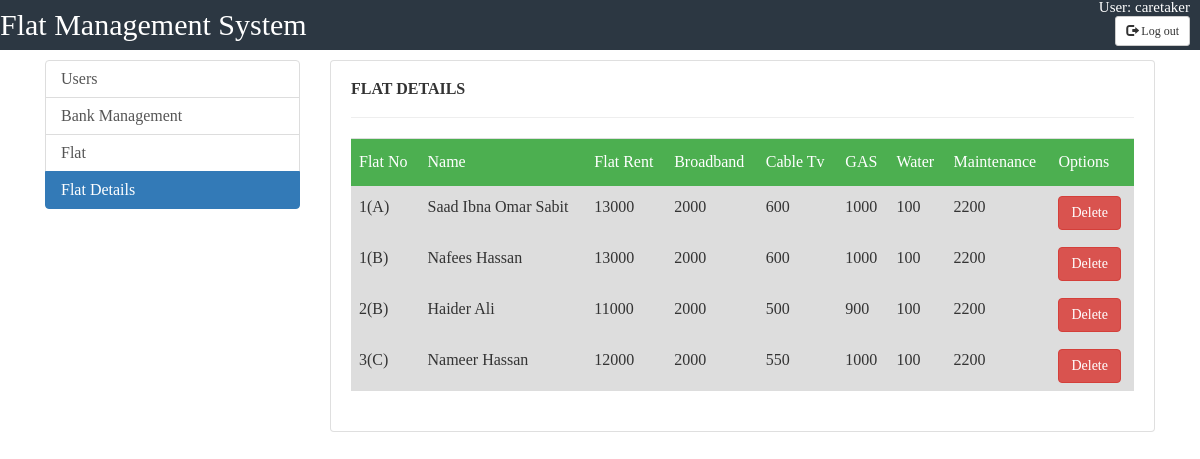
Screenshot of /admin/Flat_details.php (signed in) with the database file from the repository.
### tables this page shows
CREATE TABLE `flat` (
  `id` int(25) NOT NULL,
  `flat_no` varchar(100) NOT NULL,
  `user_id` int(11) NOT NULL,
  `tenantname` varchar(100) NOT NULL,
  `flatrent` int(100) NOT NULL,
  `broadband` int(100) NOT NULL,
  `cabletv` int(100) NOT NULL,
  `gas` int(100) NOT NULL,
  `water` int(100) NOT NULL,
  `maintenance` int(100) NOT NULL
);

### admin/Flat_details.php (the view, shortened to what this page needs)
<?php
include_once("../includes/db.php");
$result = mysqli_query($con, "SELECT * FROM flat ORDER BY  	flat_no ASC");
?>
<!doctype html>
<html>
<head>
	<link href="//maxcdn.bootstrapcdn.com/bootstrap/4.1.1/css/bootstrap.min.css" rel="stylesheet" id="bootstrap-css">
	<link rel="stylesheet" href="../css/table.css">
	<link rel="stylesheet" href="https://maxcdn.bootstrapcdn.com/bootstrap/3.3.7/css/bootstrap.min.css">
	<link rel="stylesheet" href="../css/user.css">
</head>
<body>
	<div class="header">
		<div class="logo">
			<ul>
				<li id="logo">Flat Management System</li>
				<li id="user">User:
					<?php echo $_SESSION['u_id'];?>
				</li><br>
				<form action="admin.php" method="post">
				<li id="button"><button  name="logout" type="submit" class="btn btn-default btn-sm">
          <span class="glyphicon glyphicon-log-out"></span> Log out
        </button>
				</li>
				</form>
			</ul>
		</div>
	</div>
	<div class="container">
		<div class="row">
			<div class="col-md-3">
				<div class="list-group ">
					<a href="admin.php" class="list-group-item list-group-item-action">Users</a>
					<a href="../bank/accounts.php" class="list-group-item list-group-item-action">Bank Management</a>
					<a href="flat_add_edit.php" class="list-group-item list-group-item-action">Flat</a>
					<a href="#" class="list-group-item list-group-item-action active">Flat Details</a>
				</div>
			</div>
			<div class="col-md-9">
				<div class="card">
					<div class="card-body">
						<div class="row">
							<div class="col-md-12">
								<h4 style="text-transform: uppercase; font-weight: bold;">Flat Details</h4>
								<hr>
							</div>
						</div>
						<div class="row">
							<div class="col-md-12">
								<form action="admin.php">
									<div class="table-responsive">
										<table class="table" id="users">
											<tbody>
												<thead>
													<th>Flat No</th>
													<th>Name</th>
													<th>Flat Rent</th>
													<th>Broadband</th>
													<th>Cable Tv</th>
													<th>GAS</th>
													<th>Water</th>
													<th>Maintenance</th>
													<th>Options</th>
												</thead>
												 <?php
        while($res = mysqli_fetch_array($result)) {
			echo "<tr>";
            echo "<td>".$res['flat_no']."</td>";
            echo "<td>".$res['tenantname']."</td>";
            echo "<td>".$res['flatrent']."</td>";
            echo "<td>".$res['broadband']."</td>";
            echo "<td>".$res['cabletv']."</td>";
            echo "<td>".$res['gas']."</td>";
            echo "<td>".$res['water']."</td>";
            echo "<td>".$res['maintenance']."</td>";
			echo "<td><a href=\"delete_details.php?id=$res[id]\" onClick=\"return confirm('Are you sure you want to delete?')\"><button type='button' class='btn btn-danger'>Delete</button></a></td>";
        }
        ?>
											</tbody>
										</table>
									</div>
								</form>
							</div>
						</div>
					</div>
				</div>
			</div>
		</div>
	</div>
</body>
</html>

### css/table.css (style rules this page uses)
html,body,div,span,applet,object,iframe,h1,h2,h3,h4,h5,h6,p,blockquote,pre,a,abbr,acronym,address,big,cite,code,del,dfn,em,img,ins,kbd,q,s,samp,small,strike,strong,sub,sup,tt,var,b,u,i,center,dl,dt,dd,ol,ul,li,fieldset,form,label,legend,table,caption,tbody,tfoot,thead,tr,th,td,article,aside,canvas,details,embed,figure,figcaption,footer,header,hgroup,menu,nav,output,ruby,section,summary,time,mark,audio,video { margin: 0; padding: 0; border: 0; font-size: 100%; font: inherit; vertical-align: baseline; }
body { line-height: 1; }
ol,ul { list-style: none; }
table { border-collapse: collapse; border-spacing: 0; }
#users,#books tr:nth-child(even) { background-color: #f2f2f2; }
#users,#books tr:hover { background-color: #ddd; }
#users th { padding-top: 12px; padding-bottom: 12px; text-align: left; background-color: #4CAF50; color: white; }

### css/user.css (style rules this page uses)
html,body,div,span,applet,object,iframe,h1,h2,h3,h4,h5,h6,p,blockquote,pre,a,abbr,acronym,address,big,cite,code,del,dfn,em,img,ins,kbd,q,s,samp,small,strike,strong,sub,sup,tt,var,b,u,i,center,dl,dt,dd,ol,ul,li,fieldset,form,label,legend,table,caption,tbody,tfoot,thead,tr,th,td,article,aside,canvas,details,embed,figure,figcaption,footer,header,hgroup,menu,nav,output,ruby,section,summary,time,mark,audio,video { margin: 0; padding: 0; border: 0; font-size: 100%; font: inherit; vertical-align: baseline; }
body { line-height: 1; }
ol,ul { list-style: none; }
table { border-collapse: collapse; border-spacing: 0; }
.header { height:50px; background-color: #2c3742; margin-bottom: 10px; }
.header ul { text-decoration: none; color: white; }
.header ul li { float:left; }
#logo { font-size:30px; margin:0px; padding:10px 0px; color:#fff; }
#user,#button { float:right; margin-right: 10px; font-size: 15px; }

### rows the page displays
flat: flat_no "1(A)", tenantname "Saad Ibna Omar Sabit", flatrent "13000", broadband "2000", cabletv "600", gas "1000", water "100", maintenance "2200"
flat: flat_no "1(B)", tenantname "Nafees Hassan", flatrent "13000", broadband "2000", cabletv "600", gas "1000", water "100", maintenance "2200"
flat: flat_no "2(B)", tenantname "Haider Ali", flatrent "11000", broadband "2000", cabletv "500", gas "900", water "100", maintenance "2200"
flat: flat_no "3(C)", tenantname "Nameer Hassan", flatrent "12000", broadband "2000", cabletv "550", gas "1000", water "100", maintenance "2200"

### other values shown
$_SESSION['u_id'] "caretaker"
